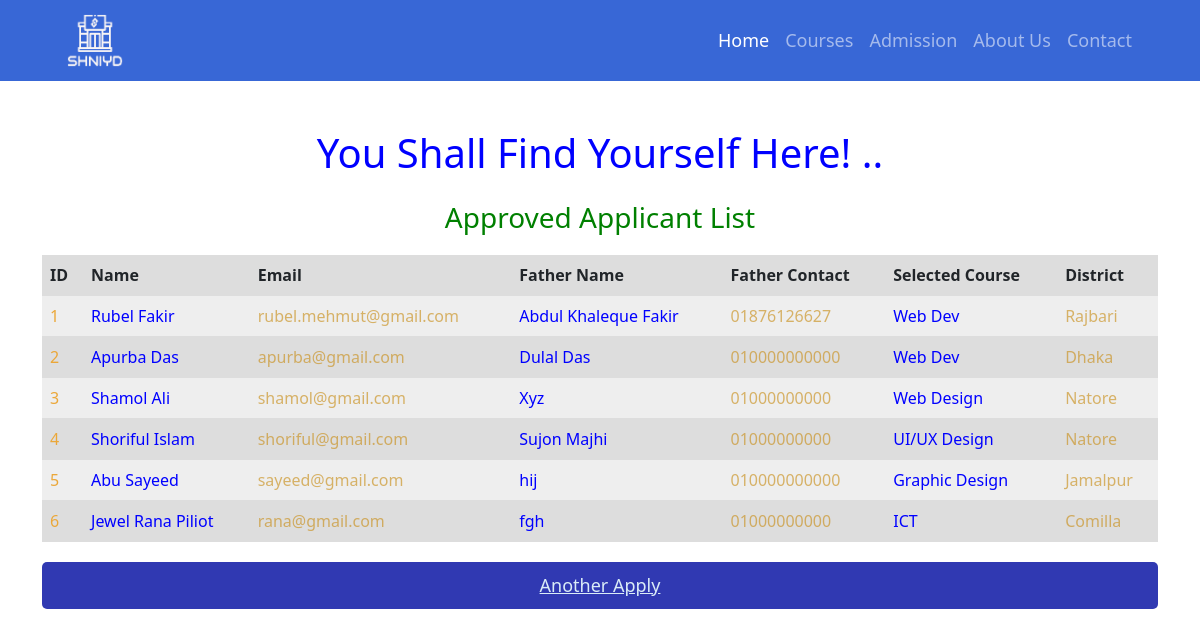
The app's page /data_display/ with its own data.
### admit_app/models.py (models this page shows, shortened)
class Applicant(models.Model):
    applicant_id = models.AutoField(primary_key=True)
    selected_course = models.ForeignKey(Course, on_delete=models.CASCADE)
    name = models.CharField(max_length=100)
    email = models.EmailField()
    father_name = models.CharField(max_length=100)
    father_contact = models.CharField(max_length=100)
    district = models.CharField(max_length=100)

class Course(models.Model):
    course_id = models.AutoField(primary_key=True)
    name = models.CharField(max_length=32)
    duration = models.CharField(max_length=22)
    deadline = models.DateTimeField(auto_now_add=True)
    prerequisite = models.CharField(max_length=100)
    Fee = models.IntegerField(null=True)
    def __str__(self):
        return self.name

### admit_app/views.py (the view)
# urls.py: path('data_display/', views.data_display, name="data_display"),
def data_display(request):
    data = Applicant.objects.all()
    return render(request, 'data_display.html', {'data': data})

### templates/data_display.html (shortened to what this page needs)
{% extends 'base.html' %} {% block content %}
<div class="container">
  <h1 class="pt-5 pb-3">You Shall Find Yourself Here! ..</h1>
  <h3>Approved Applicant List</h3>
  <table class="table table-border table-hover">
    <tr>
      <th>ID</th>
      <th>Name</th>
      <th>Email</th>
      <th>Father Name</th>
      <th>Father Contact</th>
      <th>Selected Course</th>
      <th>District</th>
    </tr>
    {% for applicant in data %}
    <tr>
      <td style="color: rgb(235, 167, 56)">{{ applicant.applicant_id }}</td>
      <td style="color: blue">{{ applicant.name }}</td>
      <td style="color: rgba(201, 142, 25, 0.641)">{{ applicant.email }}</td>
      <td style="color: blue">{{ applicant.father_name }}</td>
      <td style="color: rgba(201, 142, 25, 0.641)">
        {{ applicant.father_contact }}
      </td>
      <td style="color: blue">{{ applicant.selected_course }}</td>
      <td style="color: rgba(201, 142, 25, 0.641)">{{ applicant.district }}</td>
    </tr>
    {% endfor %}
  </table>
  <a id="another-apply" href="{% url 'input_data' %}">Another Apply</a>
</div>
{% endblock %}

### templates/base.html (shortened to what this page needs)
<!DOCTYPE html>
<html lang="en">
  <head>
    <link
      href="https://cdn.jsdelivr.net/npm/bootstrap@5.0.2/dist/css/bootstrap.min.css"
      rel="stylesheet"
    />
  </head>
  <body>
    {% include 'navbar.html' %}
    <div class="">{% block content %} {% endblock %}</div>
  </body>
</html>

### templates/navbar.html (shortened to what this page needs)
<nav class="navbar navbar-expand-lg navbar-dark px-5">
  <div class="container">
    <a class="navbar-brand" href="{% url 'home' %}"
      ><img src="../static/images/logo.png" alt="shniyd"
    /></a>
    <div class="collapse navbar-collapse" id="navbarSupportedContent">
      <ul class="navbar-nav ms-auto fs mb-2 mb-lg-0">
        <li class="nav-item">
          <a class="nav-link active" aria-current="page" href="{% url 'home' %}"
            >Home</a
          >
        </li>
        <li class="nav-item">
          <a class="nav-link" href="{% url 'course_list' %}">Courses</a>
        </li>
        <li class="nav-item">
          <a class="nav-link" href="{% url 'admit_form' %}">Admission</a>
        </li>
        <li class="nav-item">
          <a class="nav-link" href="{% url 'about' %}">About Us</a>
        </li>
        <li class="nav-item">
          <a class="nav-link" href="{% url 'contact' %}">Contact</a>
        </li>
      </ul>
    </div>
  </div>
</nav>

### templates/navbar.html (style rules this page uses)
.navbar { background-color: #3867d6; }
.nav-item { color: white; text-align: center; }
.navbar-brand img { height: 55px; width: 70px; }
.fs { font-size: 18px; }

### templates/data_display.html (style rules this page uses)
h1 { color: blue; text-align: center; }
h3 { color: green; text-align: center; margin-bottom: 20px; }
table { background-color: #ddd; border-collapse: collapse; width: 100%; }
th, td { text-align: left; padding: 8px; border-bottom: 1px solid #ddd; }
tr:nth-child(even) { background-color: #eee; }
#another-apply { background-color: #3039b2; cursor: pointer; font-size: 18px; color: rgb(218, 236, 247); text-align: center; display: block; margin: 20px auto; padding: 10px 20px; border-radius: 5px; }

### records on screen
Applicant: applicant_id "1", name "Rubel Fakir", email "rubel.mehmut@gmail.com", father_name "Abdul Khaleque Fakir", father_contact "01876126627", selected_course "Web Dev", district "Rajbari"
Applicant: applicant_id "2", name "Apurba Das", email "apurba@gmail.com", father_name "Dulal Das", father_contact "010000000000", selected_course "Web Dev", district "Dhaka"
Applicant: applicant_id "3", name "Shamol Ali", email "shamol@gmail.com", father_name "Xyz", father_contact "01000000000", selected_course "Web Design", district "Natore"
Applicant: applicant_id "4", name "Shoriful Islam", email "shoriful@gmail.com", father_name "Sujon Majhi", father_contact "01000000000", selected_course "UI/UX Design", district "Natore"
Applicant: applicant_id "5", name "Abu Sayeed", email "sayeed@gmail.com", father_name "hij", father_contact "010000000000", selected_course "Graphic Design", district "Jamalpur"
Applicant: applicant_id "6", name "Jewel Rana Piliot", email "rana@gmail.com", father_name "fgh", father_contact "01000000000", selected_course "ICT", district "Comilla"
